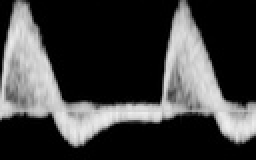
%> input picture DS-ML/SoundlessHonkingSystem-projects/USG/a1.jpg, 128 x 80 px, shrunk from 194 x 121 before the run (shown 2 times larger)
$ octave DigitalTest_img.m   (GNU Octave 9; MATLAB toolbox functions it lacks are replaced by stand-ins)
%> lines starting %> are read from the running program, lines starting %| are printed output that depends on the picture
clc;
clear all;
close all;

% read the input.this time it is fft image
[filename, pathname] = uigetfile({'*.jpg;*.tif;*.png;*.gif','All Image Files';'*.*','All Files' },...
'Pick a file','C:\Users\Arvind Srivastav\Desktop\VLSI SU\+ USG\Test data\Spectrogram');
%> the answer given: a1.jpg
path = fullfile(pathname,filename);
a0 = imread(path);
%> a0 is the input picture: size 80x128x3 uint8; min 0, max 239, mean 63.2

[rows, cols, layers] = size(a0);
%> rows = 80; cols = 128; layers = 3
if layers ==3
    a0 = rgb2gray(a0);
%> a0: size 80x128 uint8
end

a1 = abs(ifft(a0));    % raw data generated.
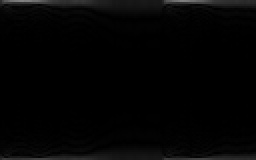
%> a1: size 80x128 double (shown 2 times larger); min 4.44e-17, max 129.1, mean 4.3

% Basis function.
k = 1:1:rows;                       %  k denotes frequency
%> k = 80 values from 1 to 80
N = rows;
%> N = 80
bi = zeros(rows);
bq = zeros(rows);
for j = 1:rows                  % j denotes time in discrete
   bi(j,:) = sign(cos(2*(pi/N).*j.*k));
   bq(j,:) = sign(sin(2*(pi/N).*j.*k));
end
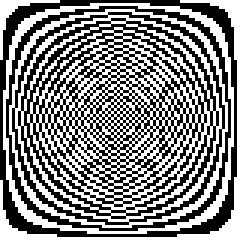
%> bi: size 80x80 double (shown 3 times larger); values -1 (black) and 1 (white), 51% white; black in thin lines or dots
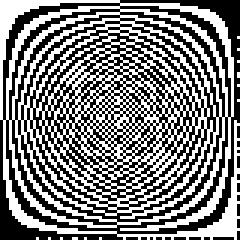
%> bq: size 80x80 double (shown 3 times larger); values -1 (black) and 1 (white), 49% white in thin lines or dots

% Projection onto the basis functions
yi = zeros(rows,cols);
yq = zeros(rows,cols);
for c = 1:cols
    for k = 1:rows
        yi(k,c) = 0;                  % k > N-k +1
        yq(k,c) = 0;
        for j = 1:rows
            yi(k,c) = yi(k,c) + a1(j,c)*bi(j,k);
            yq(k,c) = yq(k,c) + a1(j,c)*bq(j,k);
        end
    end
end
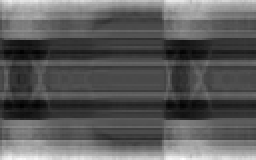
%> yi: size 80x128 double (shown 2 times larger); min -175.7, max 429.4, mean 42.2; drawn with min black and max white
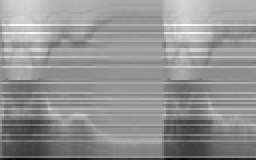
%> yq: size 80x128 double (shown 2 times larger); min -374.4, max 229.6, mean -26.2; drawn with min black and max white
y = abs(yi + 1i*yq);  % Absolute value of magnitude for each harmonic.
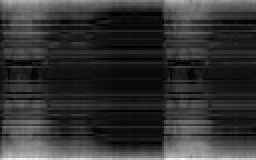
%> y: size 80x128 double (shown 2 times larger); min 0.461, max 569.7, mean 115.7; drawn with min black and max white

 a1 = abs(a1);
 % Sum all the rows in a column and store to an array.
 sum_A = zeros(1,cols);
 sumabs_A = zeros(1,cols);

 for i=1:cols
    sum_A(i) = sum(a1(:,i));
%> (the run ends here)
